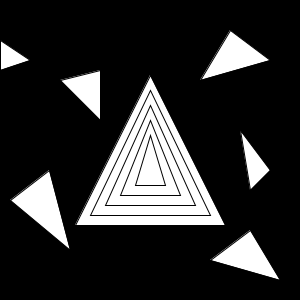
Frame 1 (no input)
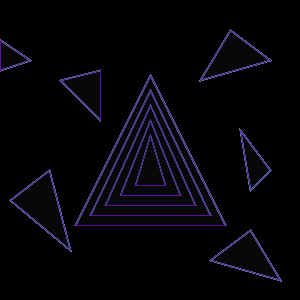
Frame 60 (the mouse pressed at the canvas centre just before this capture)
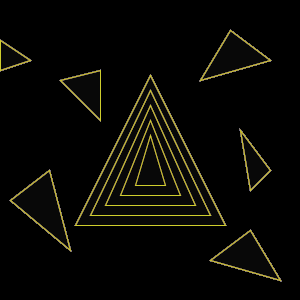
Frame 120 (the mouse held since frame 60 and released just before this capture)

The Processing sketch that drew these frames (run headless with seeded random() and noise(); from frame 60 on, the mouse is pressed at the canvas centre):

// Processing sketch: processing_109598
// ── processing_109598.pde

// Xavier Wong 2013-09-11
float colorR, colorG, colorB;// 

void setup() {
  size(300,300);// Sets the window size to 300 x 300 pixels
  frameRate(30);
  background(0);
  smooth();



}

void draw() {
 triangle(150, 75, 75, 225, 225, 225);
 triangle(150, 90, 90, 215, 210, 215);
 triangle(150, 105, 105, 205, 195, 205);
 triangle(150, 120, 120, 195, 180, 195);
 triangle(150, 135, 135, 185, 165, 185);
 triangle(0,40,0,70,30,60);
 triangle(60,80,100,70,100,120);
 triangle(210,260,250,230,280,280);
 triangle(230,30,270,60,200,80);
 triangle(49,170,10,200,70,250);
 triangle(240,130,270,170,250,190);

 noStroke();
 fill(0,15);
 
  colorR = random(255);
  colorG = random(255);
  colorB = random(255);
  stroke(colorR,colorG,colorB);
  }

void mouseMoved() {
  ellipse(mouseX, mouseY, 100, 100);
 

 
}
